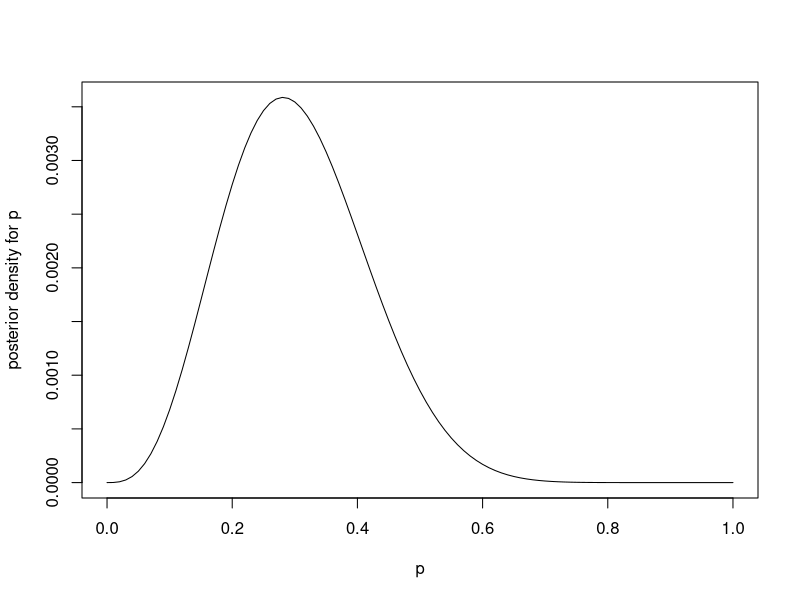

Write the R code that produced this figure.
## ---- chunk 1
knitr::opts_chunk$set(echo = TRUE)
## ---- chunk 2
func <- function(x) {x^3*(1-x)^13+10*x^4*(1-x)^12+45*x^5*(1-x)^11}
curve(func, from = 0, to = 1, xlab = 'p', ylab = 'posterior density for p')
